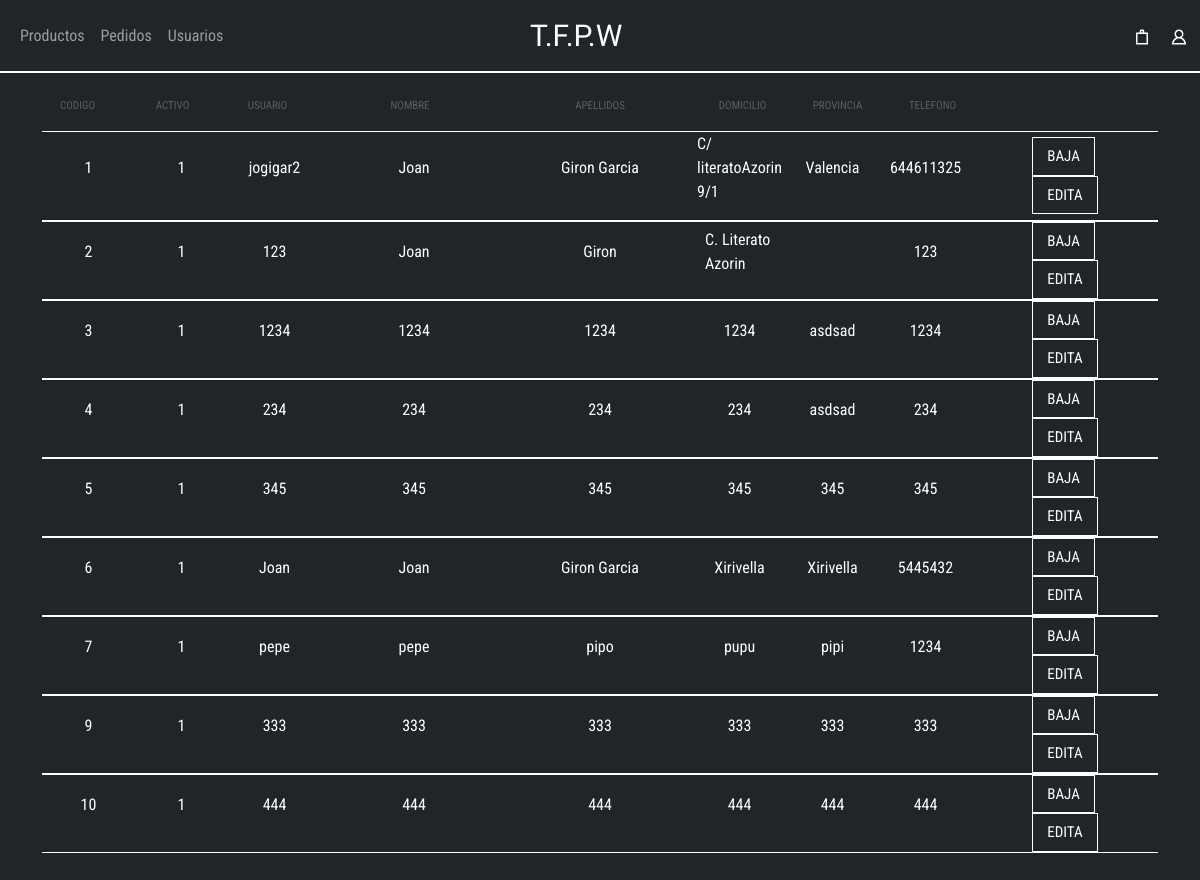
Screenshot of /practica3/usuarios.php (signed in) with the database file from the repository.
### tables this page shows
CREATE TABLE `usuarios` (
  `codigo` int(11) NOT NULL AUTO_INCREMENT,
  `activo` int(11) DEFAULT NULL,
  `admin` int(11) DEFAULT NULL,
  `usuario` varchar(32) DEFAULT NULL,
  `clave` varchar(32) DEFAULT NULL,
  `nombre` varchar(64) DEFAULT NULL,
  `apellidos` varchar(128) DEFAULT NULL,
  `domicilio` varchar(128) DEFAULT NULL,
  `poblacion` varchar(64) DEFAULT NULL,
  `provincia` varchar(32) DEFAULT NULL,
  `cp` char(5) DEFAULT NULL,
  `telefono` char(9) DEFAULT NULL,
  PRIMARY KEY (`codigo`),
  UNIQUE KEY `usuario` (`usuario`)
);

### practica3/baseDatos.php (called while the page is built, shortened)
<?php
function conectar() {
   $bbdd = mysqli_connect("localhost","root","JoanGiron123","daw2");
   return $bbdd;
}
 function obtenerUsuarios() {
    $bbdd = conectar();
    $consulta = "SELECT * FROM usuarios";
    $resultado = mysqli_query($bbdd,$consulta);
    return $resultado;
 }
?>

### practica3/usuarios.php (the view, shortened to what this page needs)
<?php require_once('baseDatos.php');
    if (isset($_SESSION['usuario']) && $_SESSION['logueado'] === true) {
        $resultados = obtenerUsuarios();
?>
<!DOCTYPE html>
<html lang="es">
    <head>
        <link rel="stylesheet" href="CSS/style.css">
        <link href="https://cdn.jsdelivr.net/npm/bootstrap@5.3.2/dist/css/bootstrap.min.css" rel="stylesheet">
    </head>
    <body style="background-color: #212529;">
        <mi-menu2></mi-menu2>
        <div class="container-fluid" style="position: relative; top:10px;">
            <div class="container" style="position: relative;top: 15px;">
            <div class="row">
                    <div class="col-1 d-flex justify-content-center align-items-center">
                        <p class="textAdmin">CODIGO</p>
                    </div>
                    <div class="col-1 d-flex justify-content-center align-items-center">
                    <p class="textAdmin">ACTIVO</p>
                    </div>
                    <div class="col-1 d-flex justify-content-center align-items-center">
                        <p class="textAdmin">USUARIO</p>
                    </div>
                    <div class="col-2 d-flex justify-content-center align-items-center">
                        <p class="textAdmin">NOMBRE</p>
                    </div>
                    <div class="col-2 d-flex justify-content-center align-items-center">
                        <p class="textAdmin">APELLIDOS</p>
                    </div>
                    <div class="col-1 d-flex justify-content-center align-items-center">
                        <p class="textAdmin">DOMICILIO</p>
                    </div>
                    <div class="col-1 d-flex justify-content-center align-items-center">
                        <p class="textAdmin">PROVINCIA</p>
                    </div>
                    <div class="col-1 d-flex justify-content-center align-items-center">
                        <p class="textAdmin">TELEFONO</p>
                    </div>
                    <div class="col-2 d-flex justify-content-center align-items-center">
                    </div>
            </div>
            <?php  while ($fila = mysqli_fetch_row($resultados)) {
                  $codigo =  htmlspecialchars($fila[0]);
                  $activo =  htmlspecialchars($fila[1]);
                  $usuario =  htmlspecialchars($fila[3]);
                  $nombre =  htmlspecialchars($fila[5]);
                  $apellidos =  htmlspecialchars($fila[6]);
                  $domicilio =  htmlspecialchars($fila[7]);
                  $provincia =  htmlspecialchars($fila[9]);
                  $telefono =  htmlspecialchars($fila[11]);
                ?>
                <div class="container containerAdmin" style="margin-top:0px;">
                    <div class="row">
                        <div class="col-1 d-flex justify-content-center align-items-center">
                            <p class="textAdmin2"><?php echo $codigo?></p>
                        </div>
                        <div class="col-1 d-flex justify-content-center align-items-center">
                            <p class="textAdmin2"><?php echo $activo?></p>
                        </div>
                        <div class="col-1 d-flex justify-content-center align-items-center">
                            <p class="textAdmin2"><?php echo $usuario?></p>
                        </div>
                        <div class="col-2 d-flex justify-content-center align-items-center">
                            <p class="textAdmin2"><?php echo $nombre?></p>
                        </div>
                        <div class="col-2 d-flex justify-content-center align-items-center">
                            <p class="textAdmin2"><?php echo $apellidos?></p>
                        </div>
                        <div class="col-1 d-flex justify-content-center align-items-center">
                            <p class="textAdmin2"><?php echo $domicilio?></p>
                        </div>
                        <div class="col-1 d-flex justify-content-center align-items-center">
                            <p class="textAdmin2"><?php echo $provincia?></p>
                        </div>
                        <div class="col-1 d-flex justify-content-center align-items-center">
                            <p class="textAdmin2"><?php echo $telefono?></p>
                        </div>
                        <div class="col-2 d-flex justify-content-center align-items-center">
                            <div class="button-container carrito">
                                <?php  if($activo == 1){ ?>
                                        <form method="post" action="baja-Control.php">
                                            <button type="submit" class="boton-carrito">BAJA</button>
                                        </form>
                                <?php } ?>
                                <form method="post" action="modificarUsuario.php">
                                    <button type="submit" class="boton-carrito">EDITA</button>
                                </form>
                            </div>
                         </div>
                    </div>
                </div>
            <?php } ?>
            <br><br>
	</body>
</html>
<?php
    } else {
        header('Location: login.php');
        exit;
    }
?>

### practica3/CSS/style.css (style rules this page uses)
.boton-carrito { position: relative; top: 0px; right: 0px; background-color: #212529; color: #fff; border: 1px solid #fff; padding: 7px 14px; font-size: 15px; font-family: "Roboto Condensed", sans-serif; cursor: pointer; outline: none; transition: background-color 0.3s ease; }
.containerAdmin { border-top: 1px solid white; border-bottom: 1px solid white; }
.textAdmin { color:#5D5D5D; font-size: 11px; font-family: "Roboto Condensed", sans-serif; }
.textAdmin2 { color:#fff; font-family: "Roboto Condensed", sans-serif; }

### rows the page displays
usuarios: codigo "1", activo "1", usuario "jogigar2", nombre "Joan", apellidos "Giron Garcia", domicilio "C/ literatoAzorin 9/1", provincia "Valencia", telefono "644611325"
usuarios: codigo "2", activo "1", usuario "123", nombre "Joan", apellidos "Giron", domicilio "C. Literato Azorin", telefono "123"
usuarios: codigo "3", activo "1", usuario "1234", nombre "1234", apellidos "1234", domicilio "1234", provincia "asdsad", telefono "1234"
usuarios: codigo "4", activo "1", usuario "234", nombre "234", apellidos "234", domicilio "234", provincia "asdsad", telefono "234"
usuarios: codigo "5", activo "1", usuario "345", nombre "345", apellidos "345", domicilio "345", provincia "345", telefono "345"
usuarios: codigo "6", activo "1", usuario "Joan", nombre "Joan", apellidos "Giron Garcia", domicilio "Xirivella", provincia "Xirivella", telefono "5445432"
usuarios: codigo "7", activo "1", usuario "pepe", nombre "pepe", apellidos "pipo", domicilio "pupu", provincia "pipi", telefono "1234"
usuarios: codigo "9", activo "1", usuario "333", nombre "333", apellidos "333", domicilio "333", provincia "333", telefono "333"
usuarios: codigo "10", activo "1", usuario "444", nombre "444", apellidos "444", domicilio "444", provincia "444", telefono "444"
